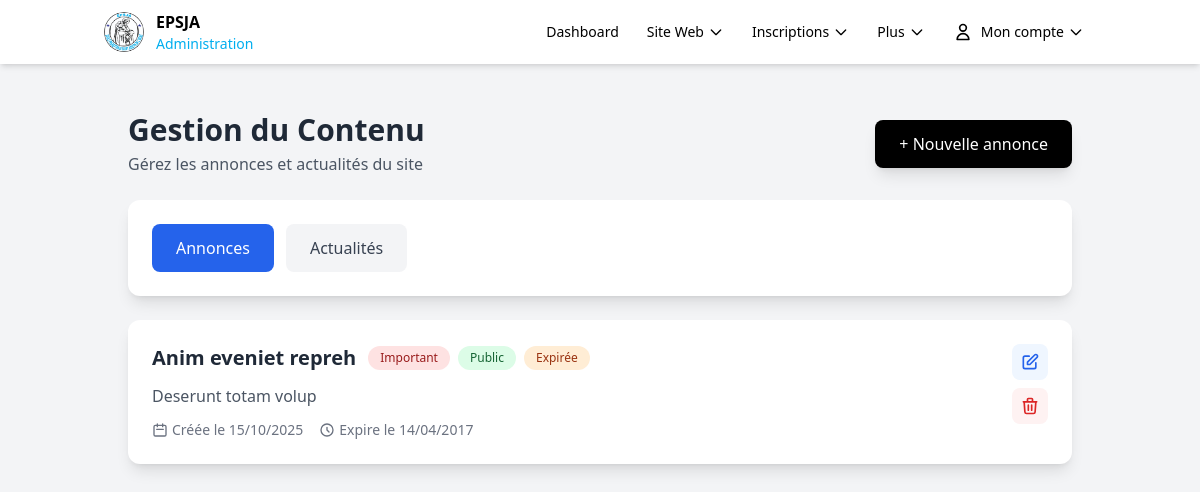
The page /admin/contenu (signed in) on the database as committed earlier.
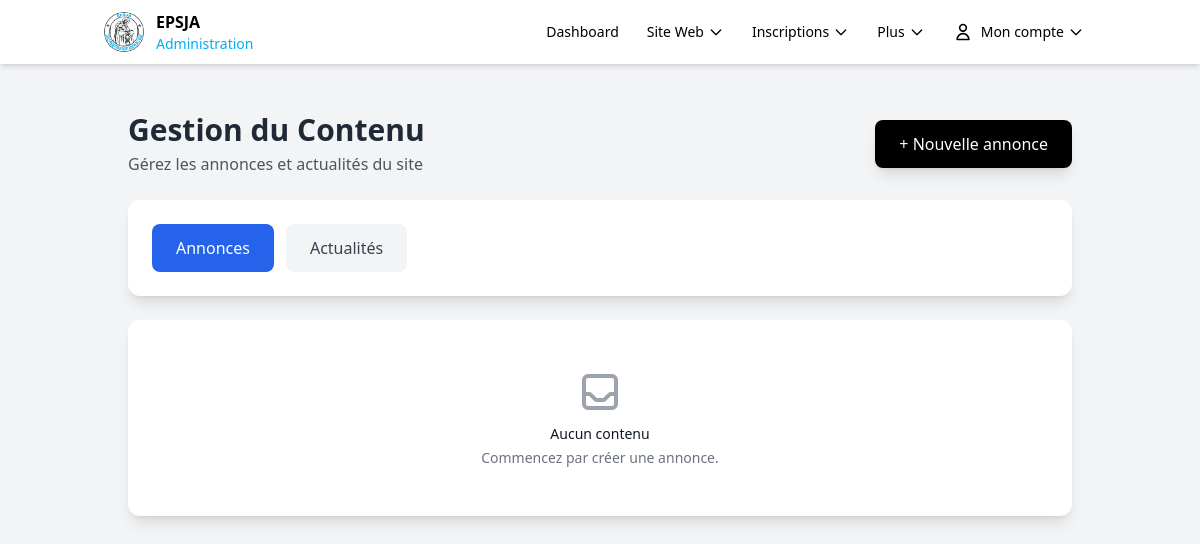
The same page on the database as committed later.
### models.py (models this page shows, shortened)
class Annonce(db.Model):
    __tablename__ = 'annonces'
    id = db.Column(db.Integer, primary_key=True)
    titre = db.Column(db.String(100), nullable=False)
    contenu = db.Column(db.Text, nullable=False)
    date_creation = db.Column(db.DateTime, default=datetime.now)
    date_expiration = db.Column(db.Date)
    public = db.Column(db.Boolean, default=True)
    important = db.Column(db.Boolean, default=False)

### modules/admin.py (the view)
@admin_blueprint.route('/contenu')
@login_required
@admin_required
def contenu():
    type_contenu = request.args.get('type', 'annonces')
    if type_contenu == 'annonces':
        items = Annonce.query.order_by(Annonce.date_creation.desc()).all()
    elif type_contenu == 'actualites':
        items = News.query.order_by(News.priority.desc(), News.date_created.desc()).all()
    else:
        items = []
    return render_template('admin/contenu.html',
                         items=items,
                         type_contenu=type_contenu,
                         date=date)

### app.py (called while the page is built)
@login_manager.user_loader
def load_user(user_id):
    return User.query.get(int(user_id))

### modules/admin.py (called while the page is built)
def admin_required(f):
    @wraps(f)
    def decorated_function(*args, **kwargs):
        if not current_user.is_authenticated or current_user.role != 'admin':
            abort(403)
        return f(*args, **kwargs)
    return decorated_function

### templates/admin/contenu.html (shortened to what the changed rows need)
{% extends "admin/base_admin.html" %}
{% block content %}
<div class="p-6 space-y-6">
    <div class="flex flex-col sm:flex-row sm:justify-between sm:items-center gap-4">
        <div class="flex-1">
            <h1 class="text-2xl sm:text-3xl font-bold text-gray-800">Gestion du Contenu</h1>
        </div>
    </div>
    <div class="grid grid-cols-1 gap-6">
        {% if items %}
            {% if type_contenu == 'annonces' %}
                {% for annonce in items %}
                <div class="bg-white rounded-xl shadow-lg p-4 sm:p-6 hover:shadow-xl transition-all content-item">
                    <div class="flex flex-col sm:flex-row sm:items-start sm:justify-between gap-4">
                        <div class="flex-1">
                            <div class="flex flex-col sm:flex-row sm:items-center gap-2 sm:gap-3 mb-3">
                                <h3 class="text-lg sm:text-xl font-bold text-gray-800">{{ annonce.titre }}</h3>
                                <div class="flex flex-wrap items-center gap-2">
                                    {% if annonce.important %}
                                    <span class="px-3 py-1 bg-red-100 text-red-800 text-xs font-medium rounded-full">Important</span>
                                    {% endif %}
                                    {% if annonce.public %}
                                    <span class="px-3 py-1 bg-green-100 text-green-800 text-xs font-medium rounded-full">Public</span>
                                    {% else %}
                                    <span class="px-3 py-1 bg-gray-100 text-gray-800 text-xs font-medium rounded-full">Privé</span>
                                    {% endif %}
                                    {% if annonce.date_expiration and annonce.date_expiration < date.today() %}
                                    <span class="px-3 py-1 bg-orange-100 text-orange-800 text-xs font-medium rounded-full">Expirée</span>
                                    {% endif %}
                                </div>
                            </div>
                            <p class="text-sm sm:text-base text-gray-600 mb-3">{{ annonce.contenu[:200] }}{% if annonce.contenu|length > 200 %}...{% endif %}</p>
                            <div class="flex flex-col sm:flex-row sm:items-center gap-2 sm:gap-4 text-xs sm:text-sm text-gray-500">
                                <div class="flex items-center gap-1">
                                    <svg class="w-4 h-4 flex-shrink-0" fill="none" stroke="currentColor" viewBox="0 0 24 24">
                                        <path stroke-linecap="round" stroke-linejoin="round" stroke-width="2" d="M8 7V3m8 4V3m-9 8h10M5 21h14a2 2 0 002-2V7a2 2 0 00-2-2H5a2 2 0 00-2 2v12a2 2 0 002 2z"></path>
                                    </svg>
                                    <span>Créée le {{ annonce.date_creation.strftime('%d/%m/%Y') }}</span>
                                </div>
                                {% if annonce.date_expiration %}
                                <div class="flex items-center gap-1">
                                    <svg class="w-4 h-4 flex-shrink-0" fill="none" stroke="currentColor" viewBox="0 0 24 24">
                                        <path stroke-linecap="round" stroke-linejoin="round" stroke-width="2" d="M12 8v4l3 3m6-3a9 9 0 11-18 0 9 9 0 0118 0z"></path>
                                    </svg>
                                    <span>Expire le {{ annonce.date_expiration.strftime('%d/%m/%Y') }}</span>
                                </div>
                                {% endif %}
                            </div>
                        </div>
                        <div class="flex sm:flex-col gap-2 sm:ml-4">
                            <a href="{{ url_for('admin.modifier_annonce', id=annonce.id) }}"
                               class="flex-1 sm:flex-none p-2 bg-blue-50 text-blue-600 rounded-lg hover:bg-blue-100 transition-colors">
                                <svg class="w-5 h-5 mx-auto" fill="none" stroke="currentColor" viewBox="0 0 24 24">
                                    <path stroke-linecap="round" stroke-linejoin="round" stroke-width="2" d="M11 5H6a2 2 0 00-2 2v11a2 2 0 002 2h11a2 2 0 002-2v-5m-1.414-9.414a2 2 0 112.828 2.828L11.828 15H9v-2.828l8.586-8.586z"></path>
                                </svg>
                            </a>
                            <button onclick="deleteAnnonce({{ annonce.id }})"
                                    class="flex-1 sm:flex-none p-2 bg-red-50 text-red-600 rounded-lg hover:bg-red-100 transition-colors">
                                <svg class="w-5 h-5 mx-auto" fill="none" stroke="currentColor" viewBox="0 0 24 24">
                                    <path stroke-linecap="round" stroke-linejoin="round" stroke-width="2" d="M19 7l-.867 12.142A2 2 0 0116.138 21H7.862a2 2 0 01-1.995-1.858L5 7m5 4v6m4-6v6m1-10V4a1 1 0 00-1-1h-4a1 1 0 00-1 1v3M4 7h16"></path>
                                </svg>
                            </button>
                        </div>
                    </div>
                </div>
                {% endfor %}
            {% endif %}
        {% else %}
        <div class="bg-white rounded-xl shadow-lg p-12 text-center">
            <h3 class="mt-2 text-sm font-medium text-gray-900">Aucun contenu</h3>
            <p class="mt-1 text-sm text-gray-500">Commencez par créer {% if type_contenu == 'annonces' %}une annonce{% else %}une actualité{% endif %}.</p>
        </div>
        {% endif %}
    </div>
</div>
{% endblock %}

Rows that differ between the two databases and show on the page:
removed Annonce: titre "Anim eveniet repreh", important "Important", public "Public", shows "Expirée", contenu "Deserunt totam volup", date_creation "15/10/2025", date_expiration "14/04/2017"
Other text that changed with them:
text now shown: "Aucun contenu Commencez par créer une annonce ."
